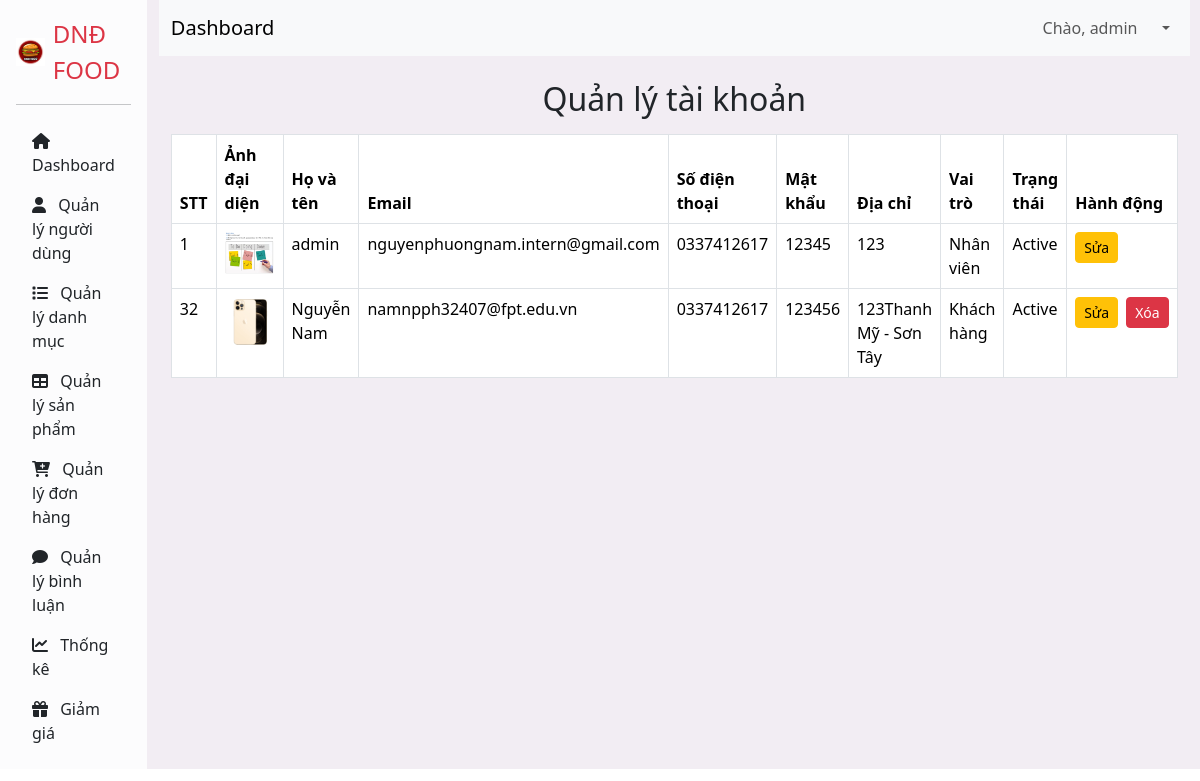
The page /controller/index.php?act=listAccount (signed in) on the database its author committed.
### tables this page shows
CREATE TABLE `users` (
  `user_id` int NOT NULL,
  `email` varchar(255) NOT NULL,
  `password` varchar(255) NOT NULL,
  `phone_number` varchar(20) NOT NULL,
  `address` varchar(255) NOT NULL,
  `full_name` varchar(255) NOT NULL,
  `avatar_url` varchar(255) NOT NULL COMMENT 'ảnh user',
  `role` tinyint NOT NULL DEFAULT '0' COMMENT 'vai trò của người dùng',
  `token` varchar(100) DEFAULT NULL,
  `status` enum('Inactive','Active') DEFAULT 'Inactive'
);

### model/PDO.php (called while the page is built, shortened)
<?php
function pdo_get_connection()
{
    $dburl = "mysql:host=localhost;dbname=duan1;charset=utf8";
    $usename = "root";
    $password = "";
    $conn = new PDO($dburl, $usename, $password);
    $conn->setAttribute(PDO::ATTR_ERRMODE, PDO::ERRMODE_EXCEPTION);
    return $conn;
}
function pdo_query($sql)
{
    $sql_args = array_slice(func_get_args(), 1);
    try {
        $conn = pdo_get_connection();
        $stmt = $conn->prepare($sql);
        $stmt->execute($sql_args);
        $rows = $stmt->fetchAll(PDO::FETCH_ASSOC);
        return $rows;
    } catch (PDOException $e) {
        throw $e;
    } finally {
        unset($conn);
    }
}

### model/account.php (called while the page is built, shortened)
<?php
function select_all_users() {
    $sql = "SELECT * FROM users";
    return pdo_query($sql);
}

### controller/accountController/listAccount.php (the view, shortened to what this page needs)
<div class="container mt-3">
    <h2 class="text-center mb-3">Quản lý tài khoản</h2>
    <div class="table-responsive">
        <table class="table table-bordered">
            <thead>
                <tr>
                    <th scope="col">STT</th>
                    <th scope="col">Ảnh đại diện</th>
                    <th scope="col">Họ và tên</th>
                    <th scope="col">Email</th>
                    <th scope="col">Số điện thoại</th>
                    <th scope="col">Mật khẩu</th>
                    <th scope="col">Địa chỉ</th>
                    <th scope="col">Vai trò</th>
                    <th scope="col">Trạng thái</th>
                    <th scope="col">Hành động</th>
                </tr>
            </thead>
            <tbody>
                <?php
                if (isset($_SESSION['user']) && is_array($_SESSION['user'])) {
                    $user = $_SESSION['user'];
                    $iduser = $user['user_id'];
                }
                if (isset($listAccount) && is_array($listAccount)) {
                    foreach ($listAccount as $acc) {
                        extract($acc);
                        $editAccount = "index.php?act=editAccount&user_id=" . $user_id;
                        $deleteAccount = "index.php?act=deleteAccount&user_id=" . $user_id;
                        $imgpath = "../upload/" . $avatar_url;
                        if ($iduser != $user_id) {
                            $delete = '<button onclick="confirmDelete(\'' . $deleteAccount . '\')" class="btn btn-danger btn-sm">Xóa</button>';
                        } else {
                            $delete = "";
                        }
                        if (is_file($imgpath)) {
                            $imgs = '<img src="' . $imgpath . '" alt="Avatar" style="max-width: 50px;">';
                        } else {
                            $imgs = 'no image';
                        }
                        if ($role == '0') {
                            $role_text = 'Khách hàng';
                        } else {
                            $role_text = 'Nhân viên';
                        }
                        echo "
                        <tr>
                            <td>$user_id</td>
                            <td>$imgs</td>
                            <td>$full_name</td>
                            <td>$email</td>
                            <td>$phone_number</td>
                            <td>$password</td>
                            <td>$address</td>
                            <td>$role_text</td>
                            <td>$status</td>
                            <td>
                                <div class='d-flex justify-content-start align-items-center'>
                                    <a href='$editAccount' class='btn btn-warning btn-sm me-2'>Sửa</a>
                                    $delete
                                </div>
                            </td>
                        </tr>";
                    }
                } else {
                    echo "<tr><td colspan='10' class='text-center'>Không có tài khoản nào</td></tr>";
                }
                ?>
            </tbody>
        </table>
    </div>
</div>

### rows shown on the page
users: user_id "1", avatar_url (picture), full_name "admin", email "nguyenphuongnam.intern@gmail.com", phone_number "0337412617", password "12345", address "123", role "Nhân viên", status "Active"
users: user_id "32", avatar_url (picture), full_name "Nguyễn Nam", email "namnpph32407@fpt.edu.vn", phone_number "0337412617", password "123456", address "123Thanh Mỹ - Sơn Tây", role "Khách hàng", status "Active"

### other values the page prints
$_SESSION['user']['full_name'] "admin"
